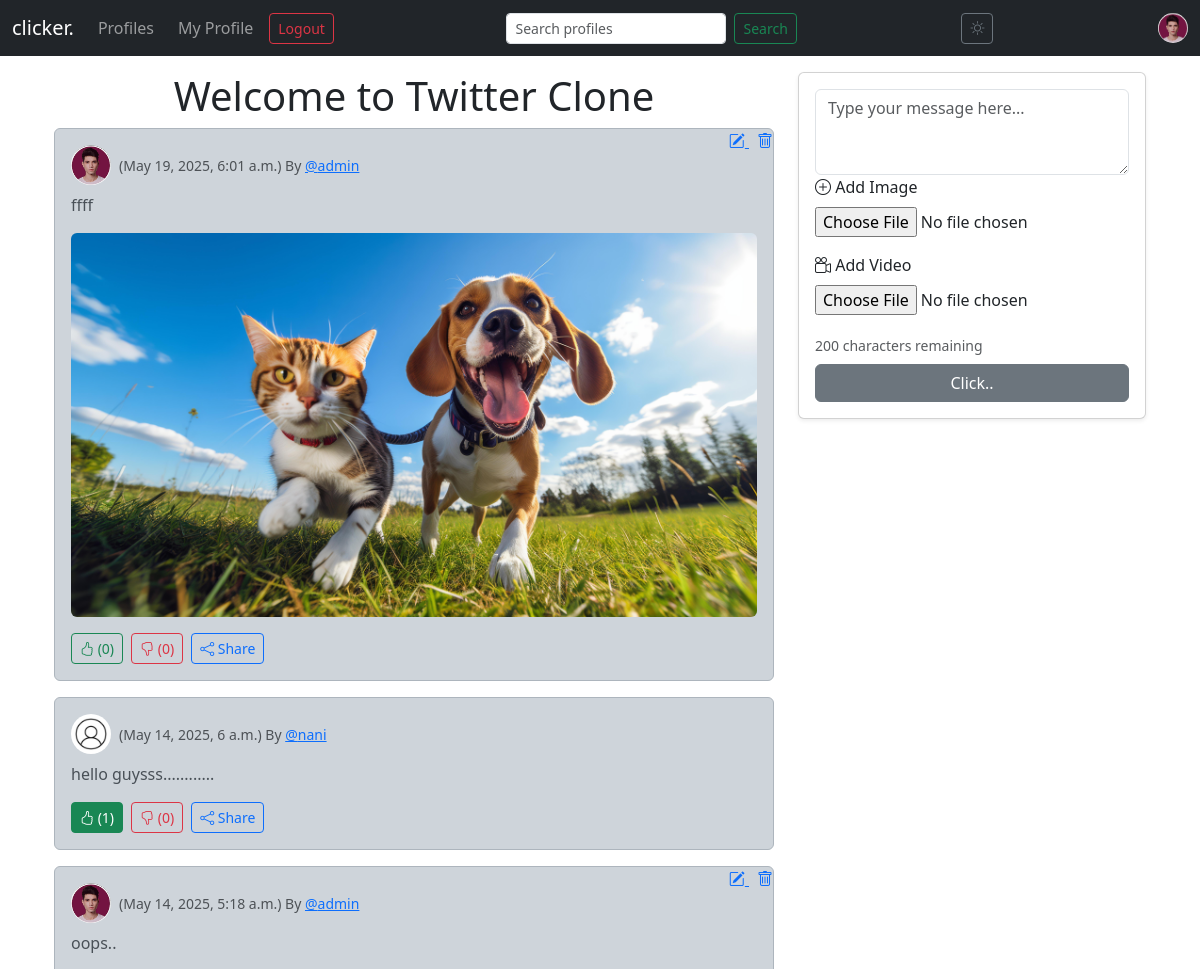
Page / (signed in, upper part) on the earlier database version.
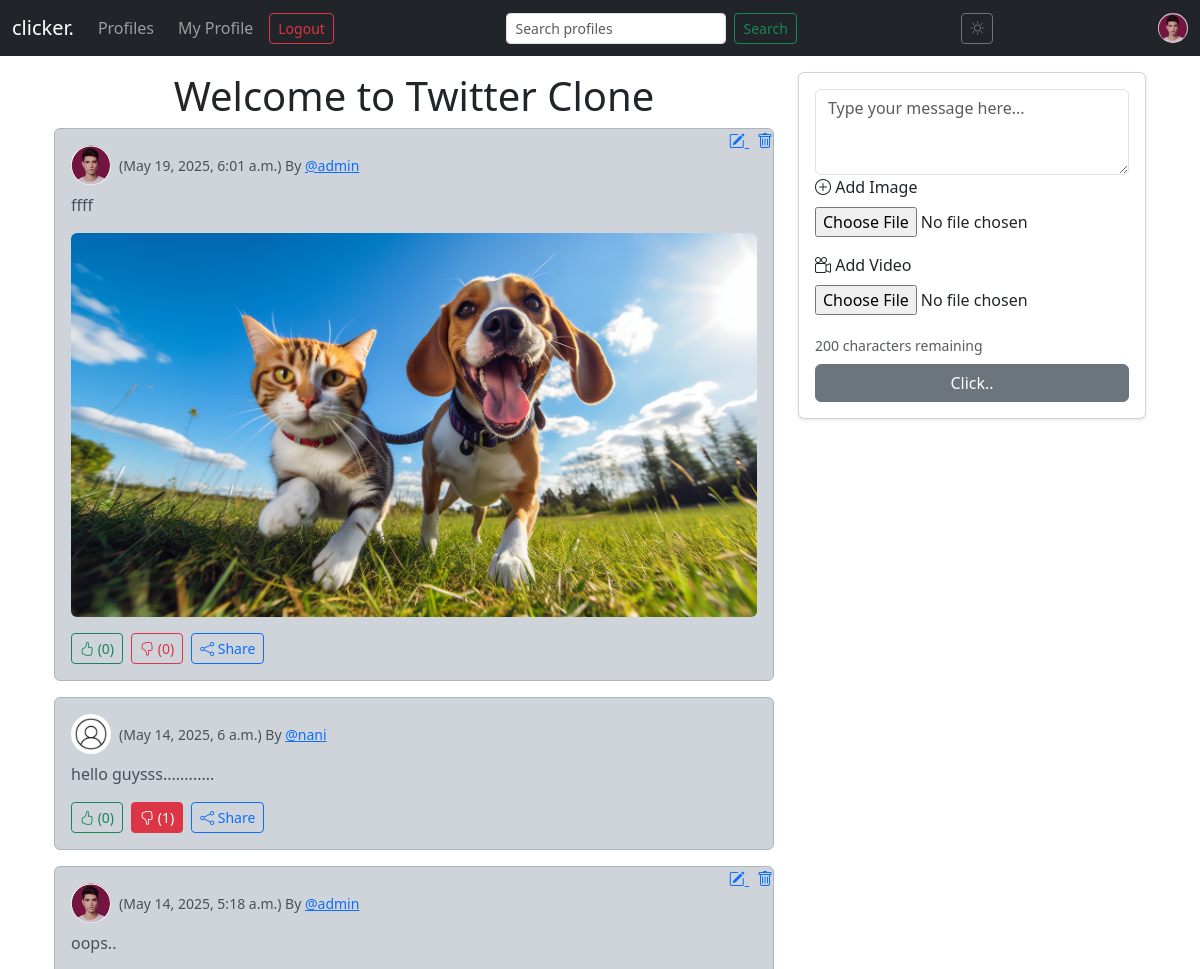
Same page on the later database version.
### clickerapp/models.py (models this page shows, shortened)
class Click(models.Model):
    user = models.ForeignKey(User, related_name="clicks", on_delete=models.CASCADE)
    body = models.CharField(max_length=200)
    image = models.ImageField(upload_to='click_images/', blank=True, null=True)
    video = models.FileField(upload_to='click_videos/', blank=True, null=True)
    created_at = models.DateTimeField(auto_now_add=True)
    likes = models.PositiveIntegerField(default=0)
    dislikes = models.PositiveIntegerField(default=0)
    liked_by = models.ManyToManyField(User, related_name="liked_clicks", blank=True)
    disliked_by = models.ManyToManyField(User, related_name="disliked_clicks", blank=True)

### clickerapp/views.py (the view)
# urls.py: path('', views.home, name="home"),
def home(request):
    if request.method == 'POST':
        form = ClickForm(request.POST, request.FILES)  # Include reqst.FILES for file uploads
        if form.is_valid():
            click = form.save(commit=False)
            click.user = request.user
            click.save()
            return redirect('home')  # Redirect 2 home
    else:
        form = ClickForm()
    clicks = Click.objects.all().order_by('-created_at')
    return render(request, 'home.html', {'form': form, 'clicks': clicks})

### clickerapp/forms.py
class ClickForm(forms.ModelForm):
    class Meta:
        model = Click
        fields = ['body', 'image','video']
        widgets = {
            'body': forms.Textarea(attrs={'class': 'form-control', 'rows': 3, 'placeholder': 'Type your message here...'}),
        }

### template/home.html (shortened to what this page needs)
{% extends 'base.html' %}
{% load static %}
{% block content %}
<div class="container">
  <div class="row">
    <div class="col-md-8">
      <h1 class="text-center">Welcome to Twitter Clone</h1>
      {% if user.is_authenticated %}
      {% for click in clicks %}
        <div class="alert alert-dark position-relative" role="alert">
          <div class="d-flex align-items-center mb-2">
            <a href="{% url 'profile' click.user.id %}">
              {% if click.user.profile.profile_image %}
                <img src="{{ click.user.profile.profile_image.url }}" alt="Profile Image"
                     class="rounded-circle me-2" style="width: 40px; height: 40px; object-fit: cover;">
              {% else %}
                <img src="{% static 'images/default_profile_pic.jpg' %}" alt="Default Profile Image"
                     class="rounded-circle me-2" style="width: 40px; height: 40px; object-fit: cover;">
              {% endif %}
            </a>
            <small class="text-muted">
              ({{ click.created_at }}) By <a href="{% url 'profile' click.user.id %}">@{{ click.user.username }}</a>
            </small>
            {% if click.user == user %}
            <div class="position-absolute top-0 end-0">
              <a href="{% url 'edit_click' click.id %}" title="Edit" class="me-2" style="cursor: pointer;">
                <i class="bi bi-pencil-square"></i>
              </a>
              <a href="{% url 'delete_click' click.id %}" title="Delete" style="cursor: pointer;">
                <i class="bi bi-trash"></i>
              </a>
            </div>
            {% endif %}
          </div>
          <div>
            <p>{{ click.body }}</p>
            {% if click.image %}
              <div class="mt-2">
                <img src="{{ click.image.url }}" alt="Click Image" class="img-fluid rounded" style="max-width: 100%; height: auto;">
              </div>
            {% endif %}
          </div>
          <div class="mt-3 d-flex justify-content-start">
            <form method="POST" action="{% url 'like_click' click.id %}" class="d-inline">
              <button type="submit" class="btn btn-sm btn-outline-success {% if user in click.liked_by.all %}active{% endif %}">
                <i class="bi bi-hand-thumbs-up"></i> ({{ click.likes }})
              </button>
            </form>
            <form method="POST" action="{% url 'dislike_click' click.id %}" class="d-inline ms-2">
              <button type="submit" class="btn btn-sm btn-outline-danger {% if user in click.disliked_by.all %}active{% endif %}">
                <i class="bi bi-hand-thumbs-down"></i> ({{ click.dislikes }})
              </button>
            </form>
            <button type="button" class="btn btn-sm btn-outline-primary ms-2" data-bs-toggle="modal" data-bs-target="#shareModal{{ click.id }}">
              <i class="bi bi-share"></i> Share
            </button>
          </div>
        </div>
      {% endfor %}
      {% endif %}
    </div>
    <div class="col-md-4">
      {% if user.is_authenticated %}
      {% if form %}
      <form method="POST" enctype="multipart/form-data" class="card p-3 shadow-sm">
        {{ form.body }}
        <div class="mb-3">
          <label for="id_image" class="form-label">
            <i class="bi bi-plus-circle"></i> Add Image
          </label>
          {{ form.image }}
        </div>
        <div class="mb-3">
            <label for="id_video" class="form-label">
              <i class="bi bi-camera-reels"></i> Add Video
            </label>
         {{ form.video }}
        </div>
        <small id="clickCharCount" class="form-text text-muted">200 characters remaining</small>
        <button type="submit" class="btn btn-secondary w-100 mt-2">Click..</button>
      </form>
      {% endif %}
      {% else %}
    <div class="alert alert-warning">
      Please <a href="{% url 'login' %}">log in</a> to send a Click message.
    </div>
     {% endif %}
    </div>
    </div>
  </div>
</div>
{% endblock %}

Differences in the rows shown:
changed Click "May 14, 2025, 6 a.m.": likes "1" → "0"; dislikes "0" → "1"
